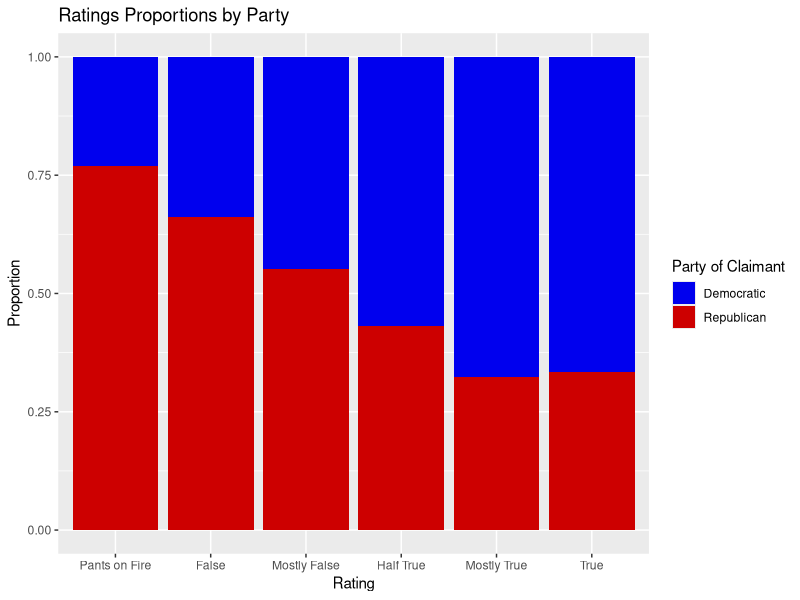
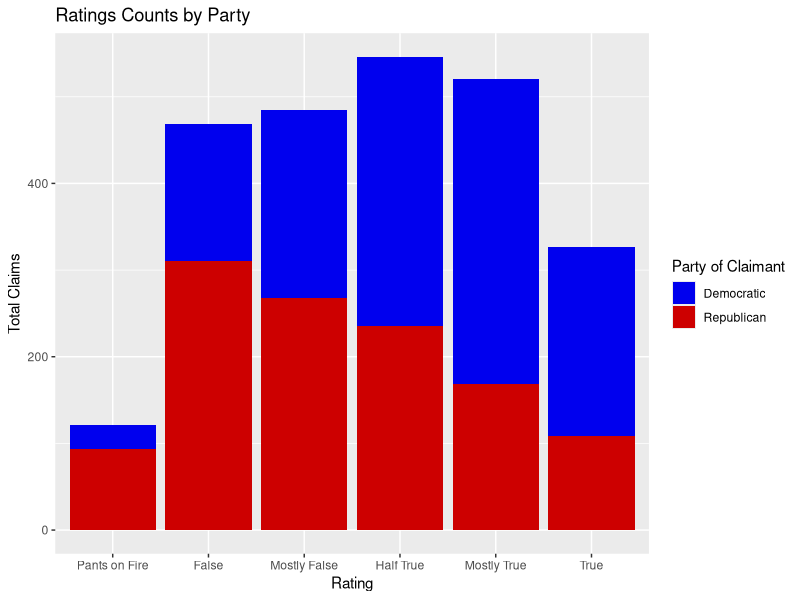
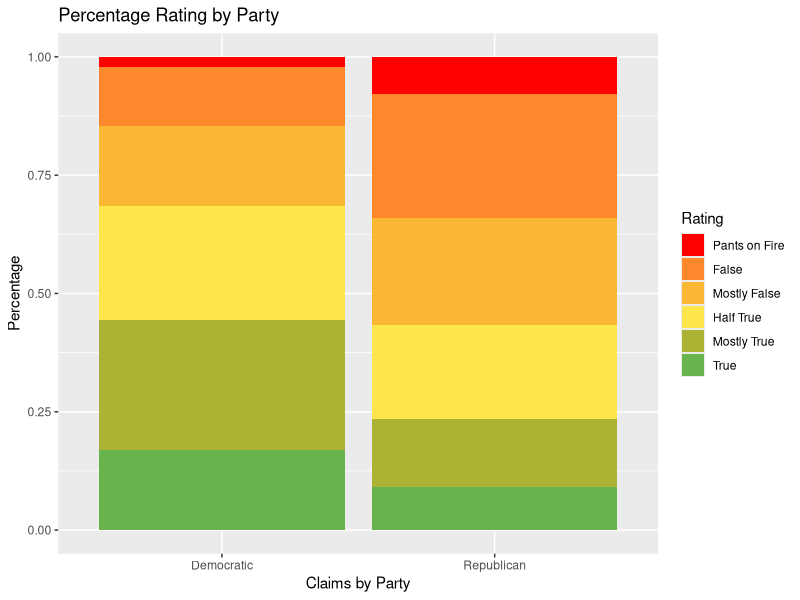

Source code (R) for these figures, in order:
## ---- chunk 1
library(tidyverse)
library(knitr)
## ---- chunk 2
pf_mega <- read_csv("pf_mega_location.csv")

truenesscolors = c("#FF0000", "#FF872C", "#FAB733", "#FDE64B", "#ACB334", "#69B34C")

pf_mega$textualRating <- factor(pf_mega$textualRating, 
                              levels = c("Pants on Fire", 
                                         "False", 
                                         "Mostly False", 
                                         "Half True", 
                                         "Mostly True", 
                                         "True"))
## ---- chunk 3
pf_mega$`Government Operations`[pf_mega$...1 == "3990"] <- "TRUE"
## ---- chunk 4
ggplot(pf_mega, aes(x = textualRating, fill = claimant_party)) +
 geom_bar(position = "fill") +
  scale_fill_manual( values = c("blue2", "red3")) +
  labs(title = "Ratings Proportions by Party",
       x = "Rating",
       y = "Proportion",
       fill = "Party of Claimant")

ggplot(pf_mega, aes(x = textualRating, fill = claimant_party)) +
 geom_bar() +
  scale_fill_manual(values = c("blue2", "red3")) +
  labs(title = "Ratings Counts by Party",
       x = "Rating",
       y = "Total Claims",
       fill = "Party of Claimant")
## ---- chunk 5
ggplot(pf_mega, aes(x = claimant_party, fill = textualRating)) +
         geom_bar(position = "fill") +
  labs(title = "Percentage Rating by Party",
       x = "Claims by Party",
       fill = "Rating", y = "Percentage") +
  scale_fill_manual(values = truenesscolors)
## ---- chunk 6
#pf_mega %>%
  #count(claimant_party, textualRating) %>%
  #pivot_wider(id_cols = c(claimant_party,
                         # textualRating),
              #names_from = textualRating,
             # values_from = n,
              #values_fill = 0)%>%
  #kable(caption = "Fact-checks per rating by Party")
## ---- chunk 7
binarytest <- pf_mega %>%
  mutate(Fear = case_when(Fear == TRUE ~ 1,
                          Fear == FALSE ~ 0)) %>%
  mutate(Legislation = case_when(Legislation == TRUE ~ 1,
                                 Legislation == FALSE ~ 0)) %>%
  mutate(`Self/Personal Record` = case_when(`Self/Personal Record` == TRUE ~ 1, 
                                            `Self/Personal Record` == FALSE ~ 0)) %>%
  mutate(`Opponent/Opponent's Record` = case_when(`Opponent/Opponent's Record` == TRUE ~ 1, 
                                                  `Opponent/Opponent's Record` == FALSE ~ 0)) %>%
  select(Fear, Legislation, `Self/Personal Record`, `Opponent/Opponent's Record`, claimant_party) %>%
  filter(!is.na(Fear)) 

macro_tibble <- binarytest %>%
  group_by(claimant_party) %>%
  summarize(Fear = sum(Fear), Legislation = sum(Legislation), "Self/Personal Record" = sum(`Self/Personal Record`), "Opponent/Opponent's Record" = sum(`Opponent/Opponent's Record`))

macro_tibble <- t(macro_tibble)
## ---- chunk 8

